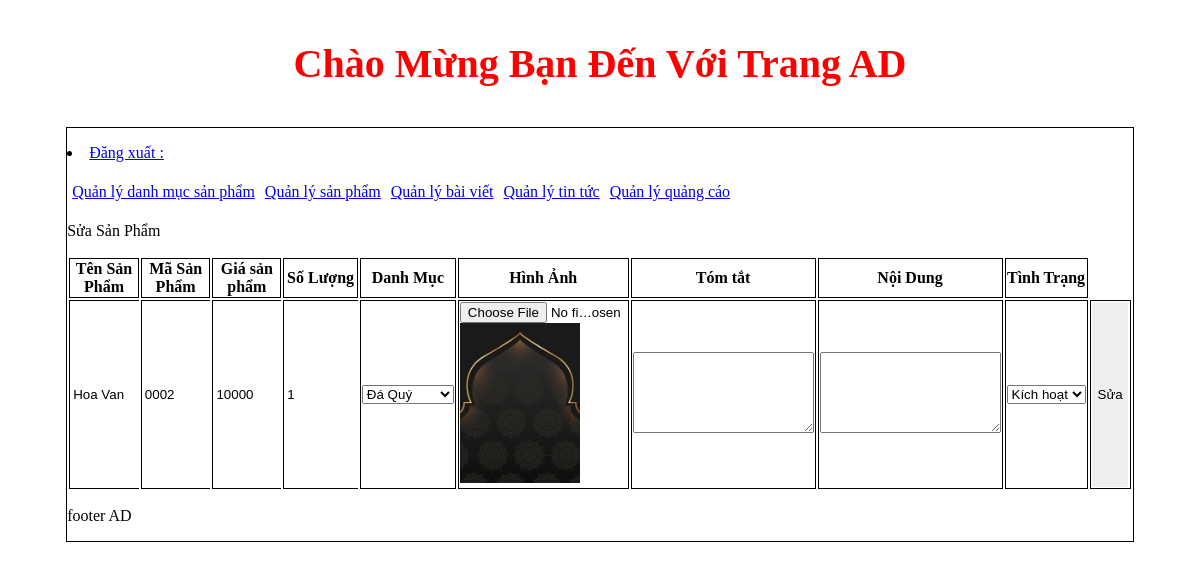
The page /admincp/index.php?action=quanlysanpham&query=sua&idsanpham=54 on the database its author committed.
### tables this page shows
CREATE TABLE `tbl_sanpham` (
  `id_sanpham` int(11) NOT NULL,
  `tensanpham` varchar(250) NOT NULL,
  `masanpham` varchar(100) NOT NULL,
  `giasanpham` varchar(50) NOT NULL,
  `soluong` int(11) NOT NULL,
  `hinhanh` varchar(50) NOT NULL,
  `tomtat` tinytext NOT NULL,
  `noidung` text NOT NULL,
  `tinhtrang` int(11) NOT NULL,
  `id_danhmuc` int(11) NOT NULL
);

### admincp/modules/quanlysanpham/sua.php (the view, shortened to what this page needs)
<?php
$sql_sua_sanpham = "SELECT * FROM tbl_sanpham WHERE id_sanpham = '$_GET[idsanpham]'LIMIT 1";
$query_sua_sanpham = mysqli_query($mysqli, $sql_sua_sanpham);
?>
<p>Sửa Sản Phẩm</p>
 <?php
    while ($row = mysqli_fetch_array($query_sua_sanpham)) {
    ?>
<form method="POST" action="modules/quanlysanpham/xuly.php?idsanpham=<?php echo $row['id_sanpham']?>" enctype="multipart/form-data" >
  <table style="width:100%">
      <tr>
        <th>Tên Sản Phẩm</th>
        <th>Mã Sản Phẩm</th>
        <th>Giá sản phẩm</th>
        <th>Số Lượng</th>
        <th>Danh Mục</th>
        <th>Hình Ảnh</th>
        <th>Tóm tắt</th>
        <th>Nội Dung</th>
        <th>Tình Trạng</th>
      </tr>
      <td><input type="text" value="<?php echo $row['tensanpham'] ?>" name="tensanpham"> </td>
      <td><input type="text" value="<?php echo $row['masanpham'] ?>" name="masanpham"> </td>
      <td><input type="text" value="<?php echo $row['giasanpham'] ?>" name="giasanpham"> </td>
      <td><input type="text" value="<?php echo $row['soluong'] ?>" name="soluong"> </td>
      <td><select name="danhmuc" >
      <?php
      $sql_danhmuc = "SELECT * FROM tbl_danhmuc ORDER BY id_danhmuc DESC";
      $query_danhmuc = mysqli_query($mysqli,$sql_danhmuc);
      while($row_danhmuc = mysqli_fetch_array($query_danhmuc)){
        if($row_danhmuc ['id_danhmuc']==$row['id_danhmuc']){
      ?>
      <option selected value="<?php echo $row_danhmuc['id_danhmuc'] ?>"><?php echo $row_danhmuc['tendanhmuc'] ?></option>
     <?php
          }else{
            ?>
                  <option  value="<?php echo $row_danhmuc['id_danhmuc'] ?>"><?php echo $row_danhmuc['tendanhmuc'] ?></option>
            <?php
          }
     }
     ?>
        </select>
      </td>
      <td><input type="file" name="hinhanh">
        <img src="modules/quanlysanpham/uploads/<?php echo $row["hinhanh"] ?>" alt="" width="120px">
      </td>
      <td><textarea rows="5" name="tomtat"> <?php echo $row['tomtat'] ?></textarea> </td>
      <td><textarea rows="5" name="noidung">  <?php echo $row['noidung'] ?> </textarea> </td>
      <td><select name="tinhtrang">
          <?php
          if ($row['tinhtrang'] == 1) {
          ?>
            <option value="1" selected>Kích hoạt</option>
          <?php
          } else {
          ?>
            <option value="1">Kích hoạt</option>
            <option value="0" selected>Ẩn</option>
          <?php
          }
          ?>
        </select>
      </td>
      <td colspan="2"><input type="submit" name="suasanpham" value="Sửa"></td>
  </table>
</form>
<?php
    }
  ?>

### admincp/modules/quanlysanpham/sua.php (style rules this page uses)
table, th, td { border: 1px solid black; }
table, input { border: none; width: 99%; height: 100%; }

### rows shown on the page
tbl_sanpham: tensanpham "Hoa Van", masanpham "0002", giasanpham "10000", soluong "1", hinhanh (picture), tinhtrang "Kích hoạt"

### other values the page prints
form field danhmuc "Đá Quý"
